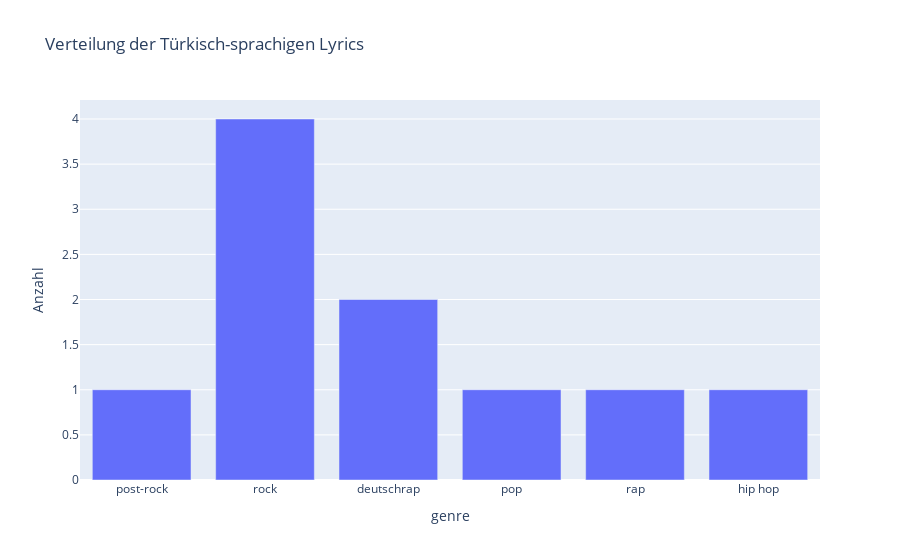

Notebook source saved alongside this figure:
### Markdown cell above
Englischsprachige Lyrics sind vor allem in den genres Rap, Post-rock und Pop vertreten. Obwohl Deutsch Rap über 4.000 Songs im Datenset hat, mehr als Pop und Rap zusammen, und durchschnittlich die gleiche Lyriclänge zu Rap besitzt, fällt der englische Anteil deutlich geringer aus als bei Rap. Damit weist der Genre Rap die meisten englischen Lyrics auf.

In dem Datenset wurden wiederrum weniger Songs mit türkischen Lyrics aufgefunden; die meisten wurden dem Genre Rock zugeteilt mit vier Songs. Deutschrap hat im zweiten Platz verglichen dazu nur zwei türkischsprachige Lyrics.

### Code cell
df_results = pd.DataFrame(tr_results)
genre_count = df_results.groupby(['genre']).size().reset_index(name='count')

fig = px.bar(genre_count, x='genre', y='count', title='Verteilung der Türkisch-sprachigen Lyrics',
             category_orders={'genre': df_results['genre'].unique()},
             labels={'count': 'Anzahl'})
fig.show()

fig.write_html("../images/tr_lyrics.html")

### Figure 1 — Plotly figure (JSON) as saved in the notebook; plotly's stock layout.template omitted (floating-point values rounded to 4 significant figures)
{"data": [{"alignmentgroup": "True", "hovertemplate": "genre=%{x}<br>Anzahl=%{y}<extra></extra>", "legendgroup": "", "marker": {"color": "#636efa", "pattern": {"shape": ""}}, "name": "", "offsetgroup": "", "orientation": "v", "showlegend": false, "textposition": "auto", "type": "bar", "x": ["deutschrap", "hip hop", "pop", "post-rock", "rap", "rock"], "xaxis": "x", "y": [2, 1, 1, 1, 1, 4], "yaxis": "y"}], "layout": {"barmode": "relative", "legend": {"tracegroupgap": 0}, "title": {"text": "Verteilung der Türkisch-sprachigen Lyrics"}, "xaxis": {"anchor": "y", "categoryarray": ["post-rock", "rock", "deutschrap", "pop", "rap", null, "hip hop"], "categoryorder": "array", "domain": [0, 1], "title": {"text": "genre"}}, "yaxis": {"anchor": "x", "domain": [0, 1], "title": {"text": "Anzahl"}}}}
